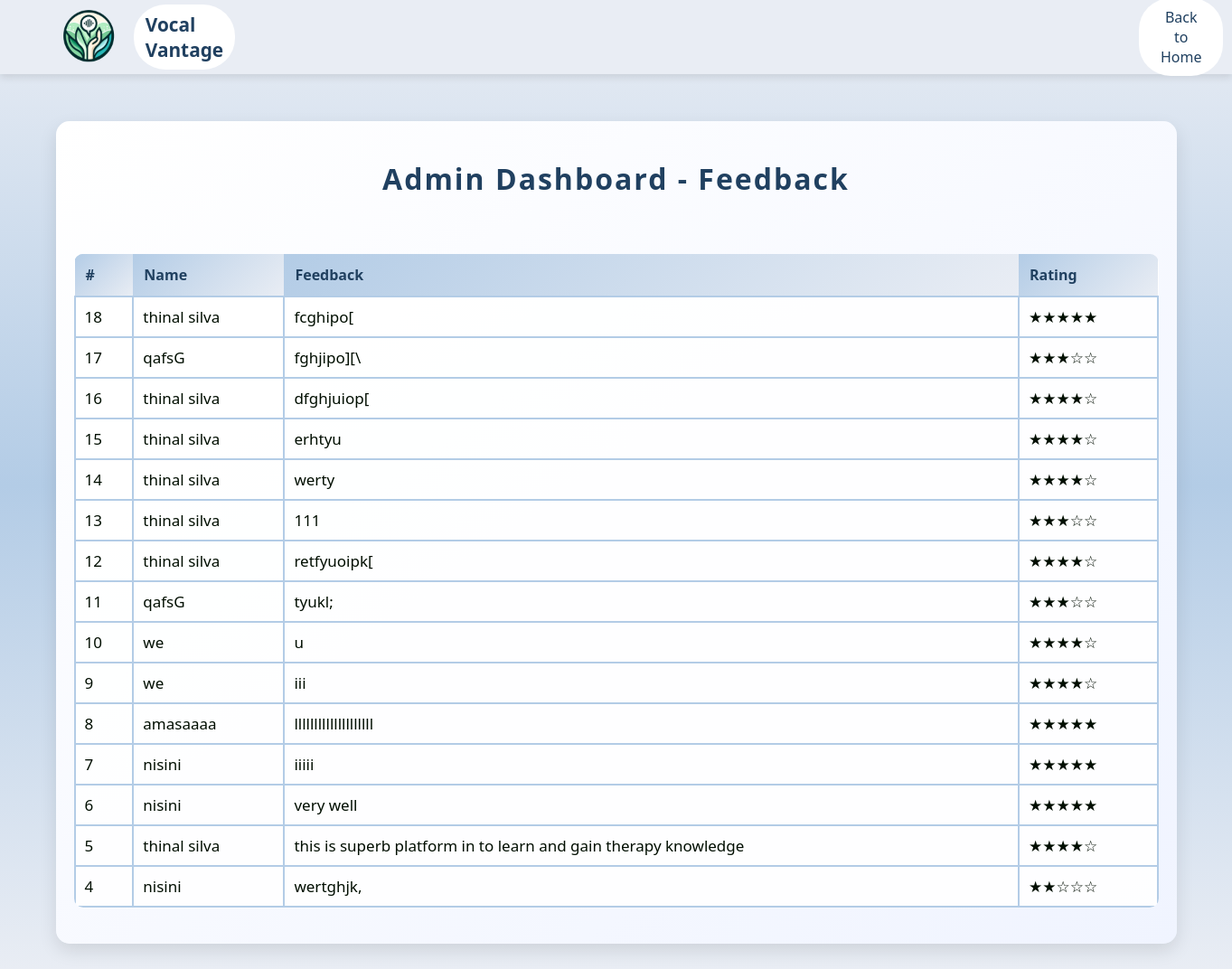
The app's page /Admin/feedbacktbl.php with its own data.
### tables this page shows
CREATE TABLE IF NOT EXISTS `feedback` (
  `Feedback_id` int NOT NULL AUTO_INCREMENT,
  `Name` varchar(50) NOT NULL,
  `Description` varchar(200) NOT NULL,
  `rating` int NOT NULL,
  PRIMARY KEY (`Feedback_id`)
);

### Admin/feedbacktbl.php (the view, shortened to what this page needs)
<?php
$host = "localhost";
$username = "root";
$password = "";
$dbname = "vocal_vantage";
$conn = new mysqli($host, $username, $password, $dbname);
$conn->set_charset("utf8");
$sql = "SELECT Feedback_id, name, description, rating FROM feedback ORDER BY Feedback_id DESC";
$result = $conn->query($sql);
?>
<!DOCTYPE html>
<html lang="en">
<head>
</head>
<body>
            <header class="navbar">
                <img src="../Resourses/index/logo 01.png">
                <div class="logo">Vocal Vantage</div>
                <div class="auth-buttons">
                    <a href="platformreport_home.html"><button class="signup" >Back to Home</button></a>
                </div>
            </header>
        <br>
        <div class="dashboard-container"><br>
        <h2>Admin Dashboard - Feedback </h2><br>
        <?php if ($result->num_rows > 0): ?>
            <table>
                <thead>
                    <tr>
                        <th>#</th>
                        <th>Name</th>
                        <th>Feedback</th>
                        <th>Rating</th>
                    </tr>
                </thead>
                <tbody>
                    <?php while ($row = $result->fetch_assoc()): ?>
                        <tr>
                            <td><?php echo $row['Feedback_id']; ?></td>
                            <td><?php echo htmlspecialchars($row['name']); ?></td>
                            <td><?php echo htmlspecialchars($row['description']); ?></td>
                            <td>
                                <?php
                                for ($i = 1; $i <= $row['rating']; $i++) {
                                    echo '&#9733;';
                                }
                                for ($i = $row['rating'] + 1; $i <= 5; $i++) {
                                    echo '&#9734;';
                                }
                                ?>
                            </td>
                        </tr>
                    <?php endwhile; ?>
                </tbody>
            </table>
        <?php else: ?>
            <p class="no-data">No feedback available.</p>
        <?php endif; ?>
    </div>
</body>
</html>

### Admin/feedbacktbl.php (style rules this page uses)
* { margin: 0; padding: 0; font-family: 'Segoe UI', Tahoma, Geneva, Verdana, sans-serif; }
body { background: linear-gradient( #E9EDF4,#b3cce6, #E9EDF4); min-height: 80vh; }
header { position: relative; height: 50px; }
.navbar { display: flex; align-items: center; padding: 1.0rem 3rem; background-color: #E9EDF4; box-shadow: 0 4px 8px rgba(0, 0, 0, 0.1); }
.navbar .logo { font-size: 1.3rem; font-weight: bold; color: #204060; background-color: #FFFFFF; padding: 0.5rem 0.8rem; border-radius: 35px; animation: slideIn 4s ease forwards; }
img { width: 100px; height: 100px; }
.navbar .auth-buttons { margin-left: 1000px; background-color: #FFFFFF; padding: 0.01rem 0.5rem; border-radius: 35px; }
.auth-buttons .signup { padding: 0.6rem 1.0rem; border: none; border-radius: 20px; cursor: pointer; font-size: 1rem; transition: background-color 0.3s, color 0.3s; }
.auth-buttons .signup { background-color: transparent; color: #204060; }
.dashboard-container { max-width: 1200px; margin: 30px auto; padding: 20px; background: linear-gradient(to bottom right, #ffffff, #f0f4ff); box-shadow: 0 8px 20px rgba(0, 0, 0, 0.1); border-radius: 15px; overflow: hidden; }
h2 { text-align: center; color: #204060; margin-bottom: 20px; font-size: 2rem; letter-spacing: 2px; animation: slideIn 1s ease-in-out; }
table { width: 100%; border-collapse: collapse; margin-bottom: 20px; background-color: #fff; margin-top: 20px; background: rgba(255, 255, 255, 0.9); border-radius: 10px; overflow: hidden; }
table thead { background: linear-gradient(135deg, #b3cce6, #E9EDF4); color: #204060; }
table th, table td { padding: 12px 15px; text-align: left; font-size: 14px; border-bottom: 1px solid #ddd; }
table th { background: linear-gradient(135deg, #b3cce6, #E9EDF4); color: #204060; padding: 12px; text-align: left; font-size: 1rem; }
table td { padding: 10px; border: 2px solid #b3cce6; font-size: 17px; cursor: pointer; color: #000E00; }
table tr { transition: background-color 0.3s ease, transform 0.3s ease; }

### records on screen
feedback: Feedback_id "18", Name "thinal silva", Description "fcghipo["
feedback: Feedback_id "17", Name "qafsG", Description "fghjipo][\\", rating 3 (drawn)
feedback: Feedback_id "16", Name "thinal silva", Description "dfghjuiop[", rating 4 (drawn)
feedback: Feedback_id "15", Name "thinal silva", Description "erhtyu", rating 4 (drawn)
feedback: Feedback_id "14", Name "thinal silva", Description "werty", rating 4 (drawn)
feedback: Feedback_id "13", Name "thinal silva", Description "111", rating 3 (drawn)
feedback: Feedback_id "12", Name "thinal silva", Description "retfyuoipk[", rating 4 (drawn)
feedback: Feedback_id "11", Name "qafsG", Description "tyukl;", rating 3 (drawn)
feedback: Feedback_id "10", Name "we", Description "u", rating 4 (drawn)
feedback: Feedback_id "9", Name "we", Description "iii", rating 4 (drawn)
feedback: Feedback_id "8", Name "amasaaaa", Description "llllllllllllllllllll"
feedback: Feedback_id "7", Name "nisini", Description "iiiii"
feedback: Feedback_id "6", Name "nisini", Description "very well"
feedback: Feedback_id "5", Name "thinal silva", Description "this is superb platform in to learn and gain therapy knowledge", rating 4 (drawn)
feedback: Feedback_id "4", Name "nisini", Description "wertghjk,", rating 2 (drawn)
